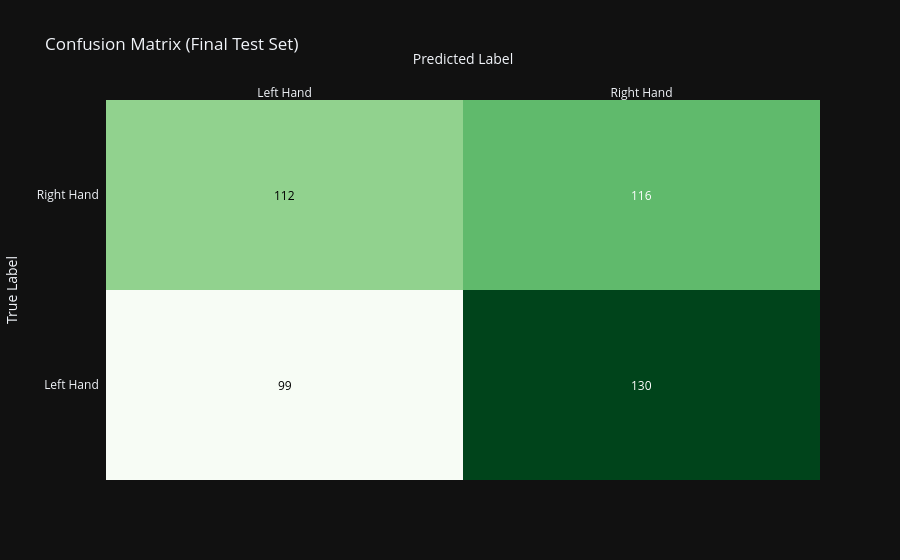

The cell this chart's notebook holds for it:
### Code cell
print("\nLoading test data -> ")
X_test, y_test = load_dataset_for_subjects(config.TEST_SUBJECTS, config.BASE_PATH)

print(f"Success. Found {X_test.shape[0]} trials.")
print(f"\nTest data shape: {X_test.shape}")
print(f", Test labels shape: {y_test.shape} (Left: {np.sum(y_test == 0)}, Right: {np.sum(y_test == 1)})")

print("\nPreparing test data ->")
X_test_flat = X_test.reshape(X_test.shape[0], -1)
X_test_scaled_flat = scaler.transform(X_test_flat)  # IMPORTANT: Only transform, do not fit again
X_test_scaled = X_test_scaled_flat.reshape(X_test.shape)
X_test_final = X_test_scaled[:, :, :, np.newaxis]
y_test_final = to_categorical(y_test, config.N_CLASSES)
print(f" Final Test Shape: {X_test_final.shape}")

print("\nEvaluating model on the test set :")
test_loss, test_accuracy = best_model.evaluate(X_test_final, y_test_final, verbose=0, batch_size=config.BATCH_SIZE)
print(f"\nFinal Test Accuracy: {test_accuracy*100:.2f}%")
print(f"   Final Test Loss: {test_loss:.4f}")

y_pred_test = best_model.predict(X_test_final, batch_size=config.BATCH_SIZE)
y_pred_test_classes = np.argmax(y_pred_test, axis=1)
y_true_test_classes = y_test

print("\nClassification Report (Test Set):")
print(classification_report(y_true_test_classes, y_pred_test_classes, target_names=['Left Hand', 'Right Hand']))
plot_confusion_matrix(y_true_test_classes, y_pred_test_classes)

### Figure 1 — Plotly figure (JSON) as saved in the notebook; plotly's stock layout.template omitted (floating-point values rounded to 4 significant figures)
{"data": [{"colorscale": [[0.0, "rgb(247,252,245)"], [0.125, "rgb(229,245,224)"], [0.25, "rgb(199,233,192)"], [0.375, "rgb(161,217,155)"], [0.5, "rgb(116,196,118)"], [0.625, "rgb(65,171,93)"], [0.75, "rgb(35,139,69)"], [0.875, "rgb(0,109,44)"], [1.0, "rgb(0,68,27)"]], "reversescale": false, "showscale": false, "x": ["Left Hand", "Right Hand"], "y": ["Left Hand", "Right Hand"], "z": [[99, 130], [112, 116]], "type": "heatmap"}], "layout": {"annotations": [{"font": {"color": "#000000"}, "showarrow": false, "text": "99", "x": "Left Hand", "xref": "x", "y": "Left Hand", "yref": "y"}, {"font": {"color": "#FFFFFF"}, "showarrow": false, "text": "130", "x": "Right Hand", "xref": "x", "y": "Left Hand", "yref": "y"}, {"font": {"color": "#000000"}, "showarrow": false, "text": "112", "x": "Left Hand", "xref": "x", "y": "Right Hand", "yref": "y"}, {"font": {"color": "#FFFFFF"}, "showarrow": false, "text": "116", "x": "Right Hand", "xref": "x", "y": "Right Hand", "yref": "y"}], "xaxis": {"dtick": 1, "gridcolor": "rgb(0, 0, 0)", "side": "top", "ticks": "", "title": {"text": "Predicted Label"}}, "yaxis": {"dtick": 1, "ticks": "", "ticksuffix": "  ", "title": {"text": "True Label"}}, "title": {"text": "Confusion Matrix (Final Test Set)"}}}
